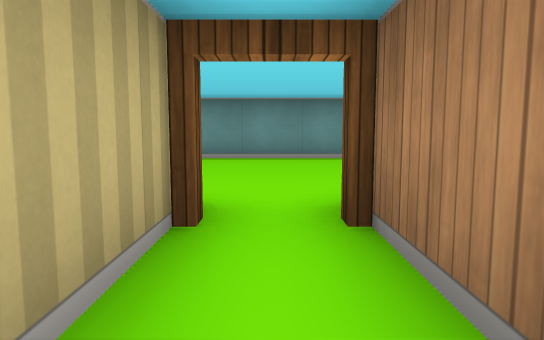
view 1 (above)

24 first-person views from a walk through a cub3D level. The camera is about half as high as the walls, tilts 6° down and sees 70° across. The floor is counted in squares. Each view is taken from the middle of a square. On the plan, view 1 faces up. The plan holds only what a view shows up to about 9 squares ahead; the rest is blank.

view 2
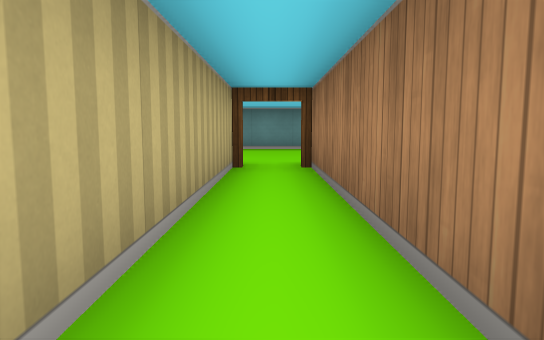

view 3
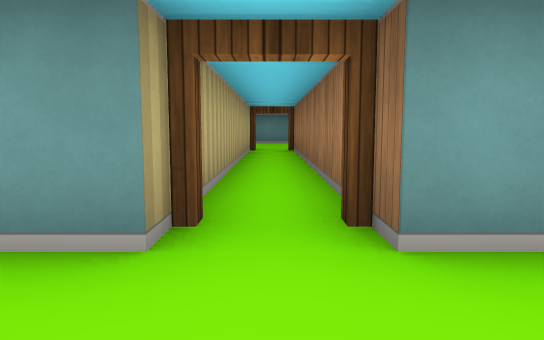

view 4
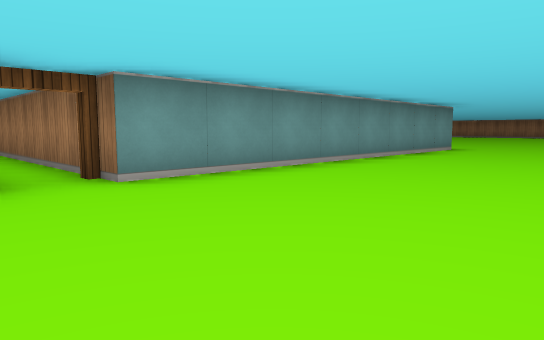

view 5
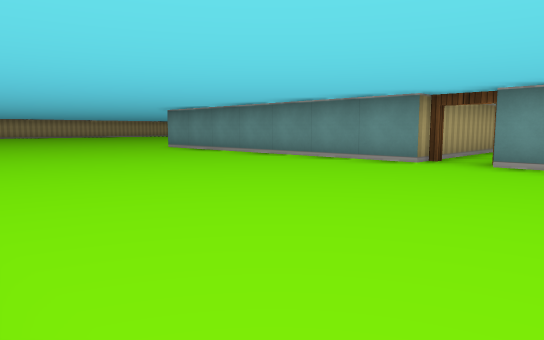

view 6
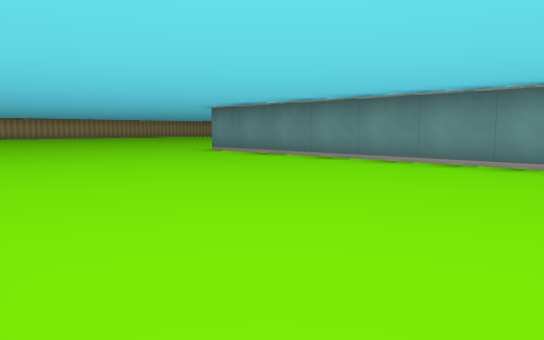

view 7
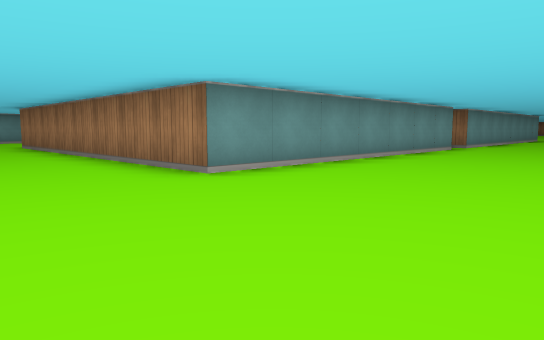

view 8
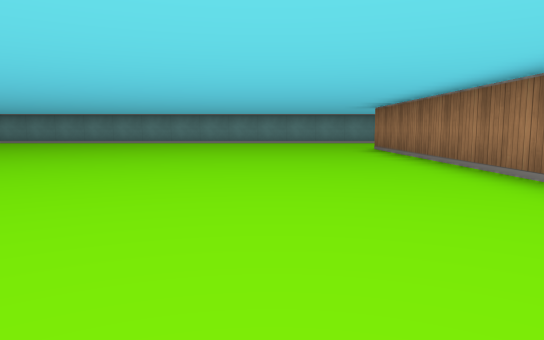

view 9
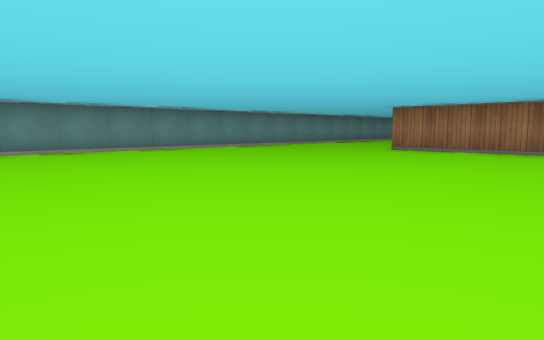

view 10
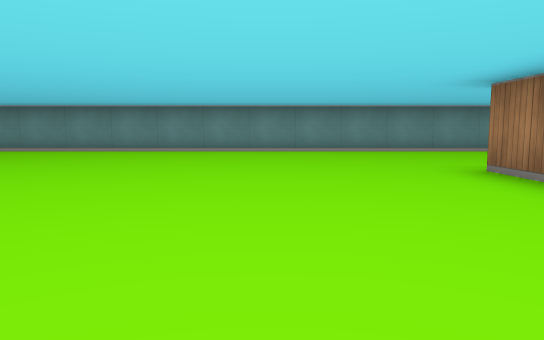

view 11
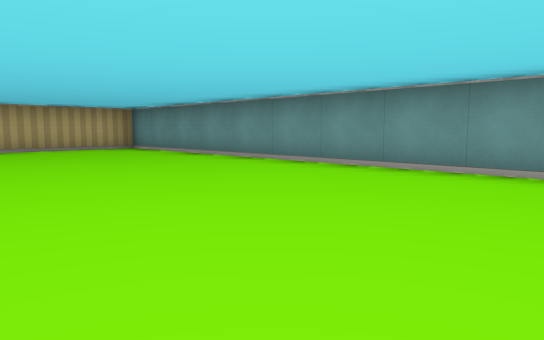

view 12
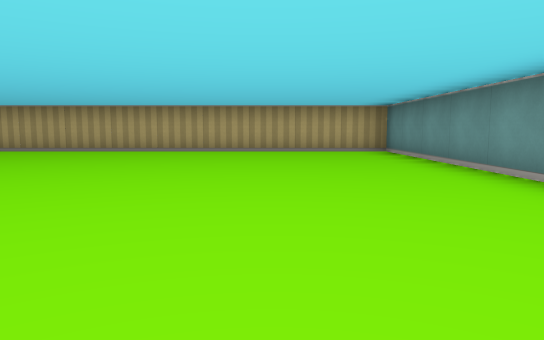

view 13
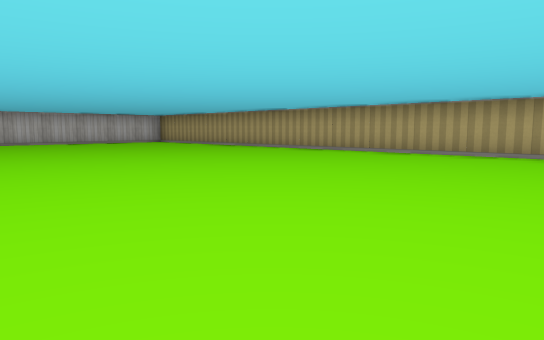

view 14
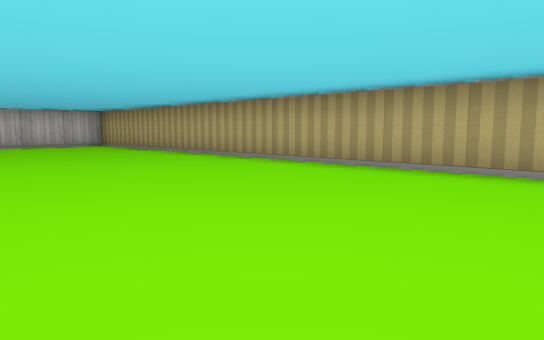

view 15
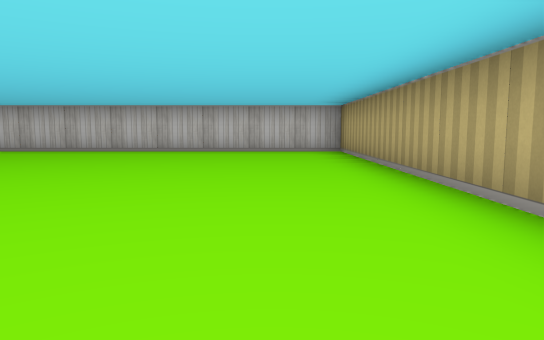

view 16
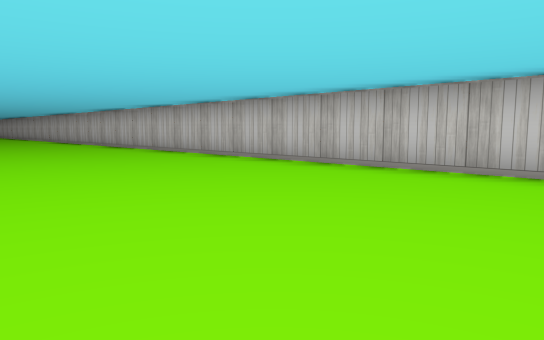

view 17
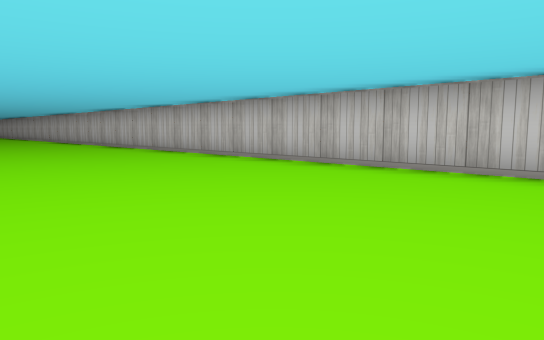

view 18
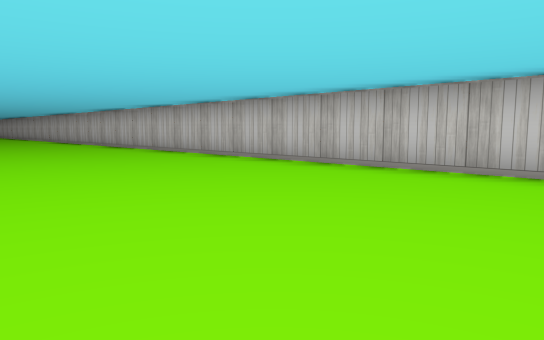

view 19
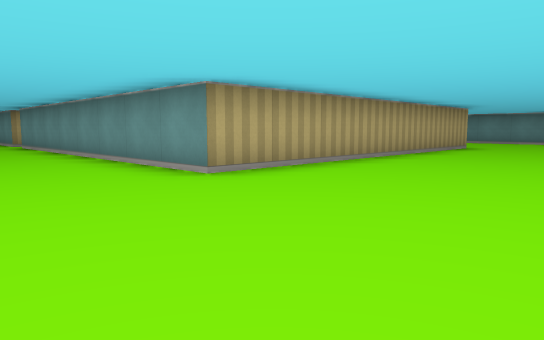

view 20
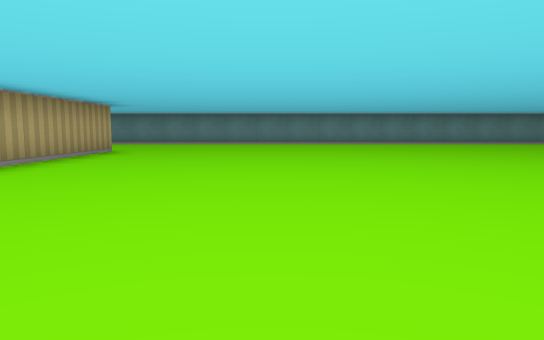

view 21
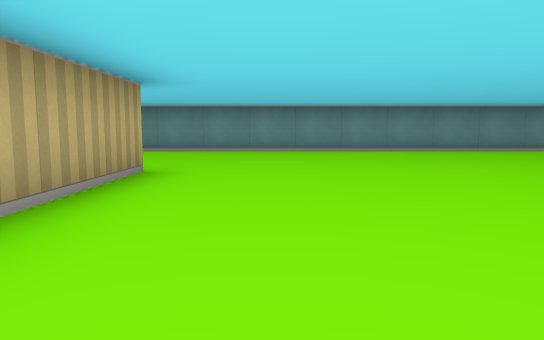

view 22
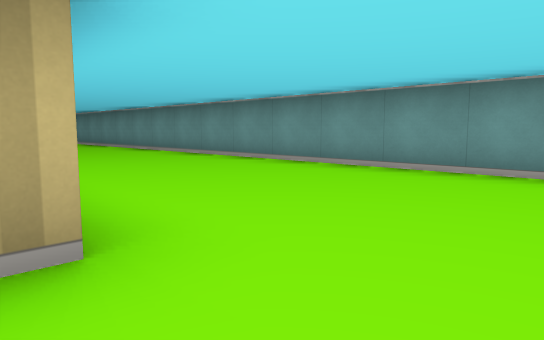

view 23
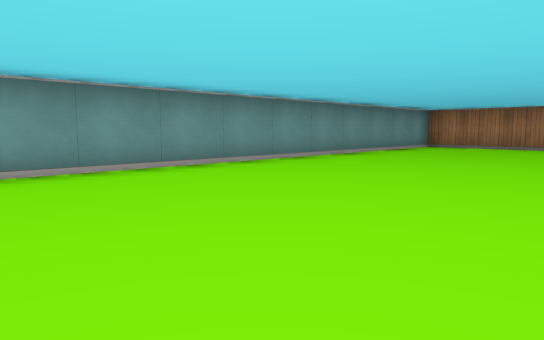

view 24
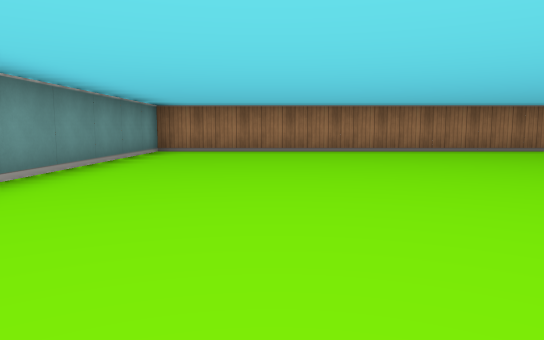

### Floor plan
Points are (right, up) in squares from view 1. A wall is a line through its corners. A room is listed if a view was taken in it or the views show most of it. See-through windows are left out.
Room 1 (views 1, 2)
walls: (-0.5, 2.1) (-0.5, -5.5); (0.5, -5.5) (0.5, 2.1)
ways out: open door at (0, -5) to room 2; open door at (0, 2) to room 2
Room 2 (views 3, 4, 5, 6, 7, 8, 9, 10, 11, 12, 13, 14, 15, 16, 17, 18, 19, 20, 21, 22, 23, 24)
walls: (-0.5, -5.5) (-7.5, -5.5) (-7.5, 2.5); (8.5, 2.6) (8.5, -5.5) (0.5, -5.5); (-5.2, 6.5) (-21.5, 6.5) (-21.5, -11.5) (-0.6, -11.5); (23.5, -2) (23.5, 6.5) (-1.2, 6.5)
ways out: open door at (0, -5) to room 1; open door at (0, 2) to room 1

Positions as (right, up) in squares from view 1, and headings:
1: (0, 0), facing up
2: (0, -3), facing up
3: (0, -7), facing up
4: (-1, -9), facing up-right
5: (2, -11), facing up-left
6: (0, -11), facing up-left
7: (-10, -9), facing up-right
8: (-10, -7), facing up
9: (-16, -2), facing up-right
10: (-10, -2), facing up
11: (-12, 2), facing up-left
12: (-13, 4), facing left
13: (-14, 2), facing down-left
14: (-17, 0), facing down-left
15: (-20, -3), facing down
16: (-18, -7), facing down-right
17: (-14, -7), facing down-right
18: (-9, -7), facing down-right
19: (12, -8), facing up-left
20: (12, -6), facing up
21: (10, -2), facing up
22: (10, 2), facing up-left
23: (13, 2), facing up-right
24: (15, 4), facing right
